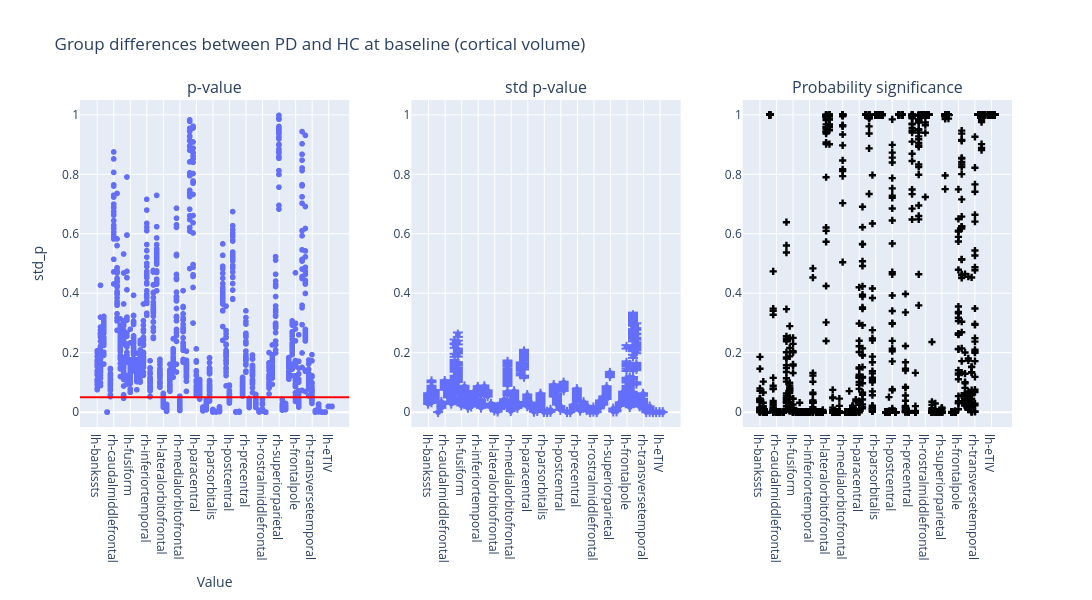

Notebook source saved alongside this figure:
### Code cell
plot_dumbbell(
    ancova_baseline_volume,
    "Group differences between PD and HC at baseline (cortical volume)",
)

### Figure 1 — Plotly figure (JSON) as saved in the notebook; plotly's stock layout.template omitted (floating-point values rounded to 4 significant figures; data arrays with more than 128 entries replaced by an {"elided": "..."} marker saying what was removed)
{"data": [{"hovertemplate": "region=%{x}<br>p_value=%{y}<extra></extra>", "legendgroup": "", "marker": {"color": "#636efa", "symbol": "circle"}, "mode": "markers", "name": "", "showlegend": false, "type": "scattergl", "x": {"elided": "1872 str values"}, "xaxis": "x", "y": {"elided": "1872 float values"}, "yaxis": "y"}, {"error_y": {"array": {"elided": "1872 float values"}, "arrayminus": {"elided": "1872 float values"}}, "hovertemplate": "region=%{x}<br>std_p=%{y}<extra></extra>", "legendgroup": "", "marker": {"color": "#636efa", "symbol": "circle"}, "mode": "markers", "name": "", "showlegend": false, "type": "scattergl", "x": {"elided": "1872 str values"}, "xaxis": "x2", "y": {"elided": "1872 float values"}, "yaxis": "y2"}, {"marker": {"color": "black", "symbol": "cross"}, "mode": "markers", "name": "Flip probability", "showlegend": false, "type": "scatter", "x": {"elided": "1872 str values"}, "xaxis": "x3", "y": {"elided": "1872 float values"}, "yaxis": "y3"}], "layout": {"annotations": [{"font": {"size": 16}, "showarrow": false, "text": "p-value", "x": 0.1444, "xanchor": "center", "xref": "paper", "y": 1.0, "yanchor": "bottom", "yref": "paper"}, {"font": {"size": 16}, "showarrow": false, "text": "std p-value", "x": 0.5, "xanchor": "center", "xref": "paper", "y": 1.0, "yanchor": "bottom", "yref": "paper"}, {"font": {"size": 16}, "showarrow": false, "text": "Probability significance", "x": 0.8556, "xanchor": "center", "xref": "paper", "y": 1.0, "yanchor": "bottom", "yref": "paper"}], "height": 600, "hovermode": "closest", "shapes": [{"line": {"color": "red", "width": 2}, "type": "line", "x0": 0, "x1": 1, "xref": "x domain", "y0": 0.05, "y1": 0.05, "yref": "y"}], "title": {"text": "Group differences between PD and HC at baseline (cortical volume)"}, "width": 1400, "xaxis": {"anchor": "y", "domain": [0.0, 0.2889], "title": {"text": "Value"}}, "xaxis2": {"anchor": "y2", "domain": [0.3556, 0.6444]}, "xaxis3": {"anchor": "y3", "domain": [0.7111, 1.0]}, "yaxis": {"anchor": "x", "domain": [0.0, 1.0], "range": [-0.05, 1.05], "title": {"text": "std_p"}}, "yaxis2": {"anchor": "x2", "domain": [0.0, 1.0], "range": [-0.05, 1.05]}, "yaxis3": {"anchor": "x3", "domain": [0.0, 1.0], "range": [-0.05, 1.05]}}}
